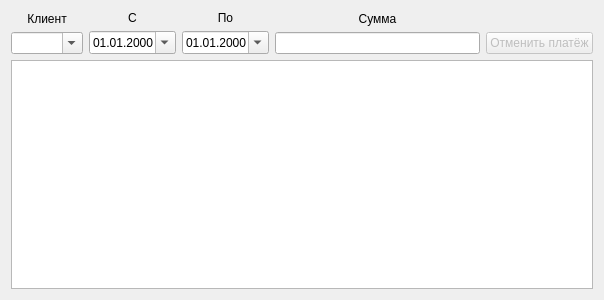
<?xml version="1.0" encoding="UTF-8"?>
<ui version="4.0">
 <class>class_ref_client_pay</class>
 <widget class="QWidget" name="class_ref_client_pay">
  <property name="geometry">
   <rect>
    <x>0</x>
    <y>0</y>
    <width>604</width>
    <height>300</height>
   </rect>
  </property>
  <property name="windowTitle">
   <string>Form</string>
  </property>
  <layout class="QGridLayout" name="gridLayout">
   <item row="0" column="0">
    <layout class="QHBoxLayout" name="horizontalLayout">
     <item>
      <layout class="QVBoxLayout" name="verticalLayout">
       <item>
        <widget class="QLabel" name="label">
         <property name="text">
          <string>Клиент</string>
         </property>
         <property name="alignment">
          <set>Qt::AlignCenter</set>
         </property>
        </widget>
       </item>
       <item>
        <widget class="QComboBox" name="comboBox_client">
         <property name="editable">
          <bool>true</bool>
         </property>
         <property name="insertPolicy">
          <enum>QComboBox::NoInsert</enum>
         </property>
        </widget>
       </item>
      </layout>
     </item>
     <item>
      <layout class="QVBoxLayout" name="verticalLayout_2">
       <item>
        <widget class="QLabel" name="label_2">
         <property name="text">
          <string>С</string>
         </property>
         <property name="alignment">
          <set>Qt::AlignCenter</set>
         </property>
        </widget>
       </item>
       <item>
        <widget class="QDateEdit" name="dateEdit_s">
         <property name="displayFormat">
          <string>dd.MM.yyyy</string>
         </property>
         <property name="calendarPopup">
          <bool>true</bool>
         </property>
        </widget>
       </item>
      </layout>
     </item>
     <item>
      <layout class="QVBoxLayout" name="verticalLayout_3">
       <item>
        <widget class="QLabel" name="label_3">
         <property name="text">
          <string>По</string>
         </property>
         <property name="alignment">
          <set>Qt::AlignCenter</set>
         </property>
        </widget>
       </item>
       <item>
        <widget class="QDateEdit" name="dateEdit_po">
         <property name="displayFormat">
          <string>dd.MM.yyyy</string>
         </property>
         <property name="calendarPopup">
          <bool>true</bool>
         </property>
        </widget>
       </item>
      </layout>
     </item>
     <item>
      <layout class="QVBoxLayout" name="verticalLayout_4">
       <item>
        <widget class="QLabel" name="label_4">
         <property name="text">
          <string>Сумма</string>
         </property>
         <property name="alignment">
          <set>Qt::AlignCenter</set>
         </property>
        </widget>
       </item>
       <item>
        <widget class="QLineEdit" name="lineEdit_summ"/>
       </item>
      </layout>
     </item>
     <item>
      <layout class="QVBoxLayout" name="verticalLayout_5">
       <item>
        <widget class="QLabel" name="label_5">
         <property name="text">
          <string/>
         </property>
        </widget>
       </item>
       <item>
        <widget class="QPushButton" name="pushButton_cancel">
         <property name="enabled">
          <bool>false</bool>
         </property>
         <property name="text">
          <string>Отменить платёж</string>
         </property>
        </widget>
       </item>
      </layout>
     </item>
    </layout>
   </item>
   <item row="1" column="0">
    <widget class="QTableView" name="tableView">
     <property name="sortingEnabled">
      <bool>true</bool>
     </property>
    </widget>
   </item>
  </layout>
 </widget>
 <resources/>
 <connections/>
</ui>
